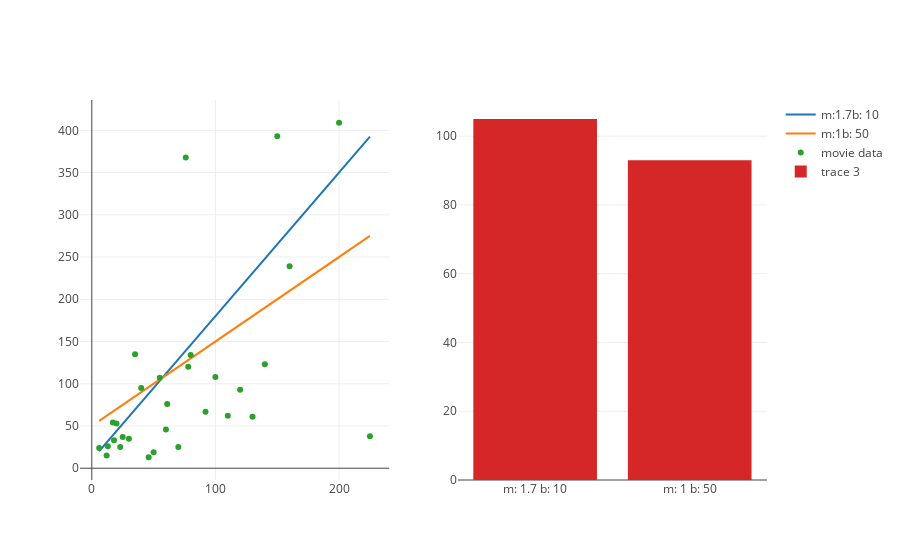

Notebook code for this chart:
### Code cell
### add more regression lines here, by adding new elements to the list
regression_lines = [(1.7, 10), (1, 50)]

regression_traces = list(map(lambda line: m_b_trace(line[0], line[1], x_values, name='m:' + str(line[0]) + 'b: ' + str(line[1])), regression_lines))

scatter_trace = trace_values(x_values, y_values, text=titles, name='movie data')
rmse_calc_trace = trace_rmse(x_values, y_values, regression_lines)

regression_and_rss(scatter_trace, regression_traces, rmse_calc_trace)

### Figure 1 — Plotly figure (JSON) as saved in the notebook; plotly's stock layout.template omitted (floating-point values rounded to 4 significant figures)
{"data": [{"mode": "lines", "name": "m:1.7b: 10", "type": "scatter", "uid": "5ebe5d8c-d31c-11e9-91ce-3af9d3ad3e0b", "x": [13, 46, 20, 61, 40, 225, 92, 12, 130, 25, 50, 18, 55, 30, 78, 76, 6, 120, 110, 100, 70, 17, 160, 150, 140, 60, 80, 23, 35, 200], "xaxis": "x", "y": [32.1, 88.2, 44, 113.7, 78, 392.5, 166.4, 30.4, 231, 52.5, 95, 40.6, 103.5, 61, 142.6, 139.2, 20.2, 214, 197, 180, 129, 38.9, 282, 265, 248, 112, 146, 49.1, 69.5, 350], "yaxis": "y"}, {"mode": "lines", "name": "m:1b: 50", "type": "scatter", "uid": "5ebf041c-d31c-11e9-ab3c-3af9d3ad3e0b", "x": [13, 46, 20, 61, 40, 225, 92, 12, 130, 25, 50, 18, 55, 30, 78, 76, 6, 120, 110, 100, 70, 17, 160, 150, 140, 60, 80, 23, 35, 200], "xaxis": "x", "y": [63, 96, 70, 111, 90, 275, 142, 62, 180, 75, 100, 68, 105, 80, 128, 126, 56, 170, 160, 150, 120, 67, 210, 200, 190, 110, 130, 73, 85, 250], "yaxis": "y"}, {"mode": "markers", "name": "movie data", "text": ["21 &amp; Over", "Dredd 3D", "12 Years a Slave", "2 Guns", "42", "47 Ronin", "A Good Day to Die Hard", "About Time", "After Earth", "August: Osage County", "Beautiful Creatures", "Blue Jasmine", "Captain Phillips", "Carrie", "Cloudy with a Chance of Meatballs 2", "Despicable Me 2", "Don Jon", "Elysium", "Ender&#39;s Game", "Epic", "Escape Plan", "Evil Dead", "Fast and Furious 6", "Frozen", "G.I. Joe: Retaliation", "Gangster Squad", "Grown Ups", "Her", "Identity Thief", "Iron Man 3"], "type": "scatter", "uid": "5ebf80cc-d31c-11e9-800a-3af9d3ad3e0b", "x": [13, 46, 20, 61, 40, 225, 92, 12, 130, 25, 50, 18, 55, 30, 78, 76, 6, 120, 110, 100, 70, 17, 160, 150, 140, 60, 80, 23, 35, 200], "xaxis": "x", "y": [26, 13, 53, 76, 95, 38, 67, 15, 61, 37, 19, 33, 107, 35, 120, 368, 24, 93, 62, 108, 25, 54, 239, 393, 123, 46, 134, 25, 135, 409], "yaxis": "y"}, {"type": "bar", "uid": "5ec5a2f4-d31c-11e9-b615-3af9d3ad3e0b", "x": ["m: 1.7 b: 10", "m: 1 b: 50"], "xaxis": "x2", "y": [105, 93], "yaxis": "y2"}], "layout": {"xaxis": {"anchor": "y", "domain": [0, 0.45]}, "xaxis2": {"anchor": "y2", "domain": [0.55, 1]}, "yaxis": {"anchor": "x", "domain": [0, 1]}, "yaxis2": {"anchor": "x2", "domain": [0, 1]}}}
